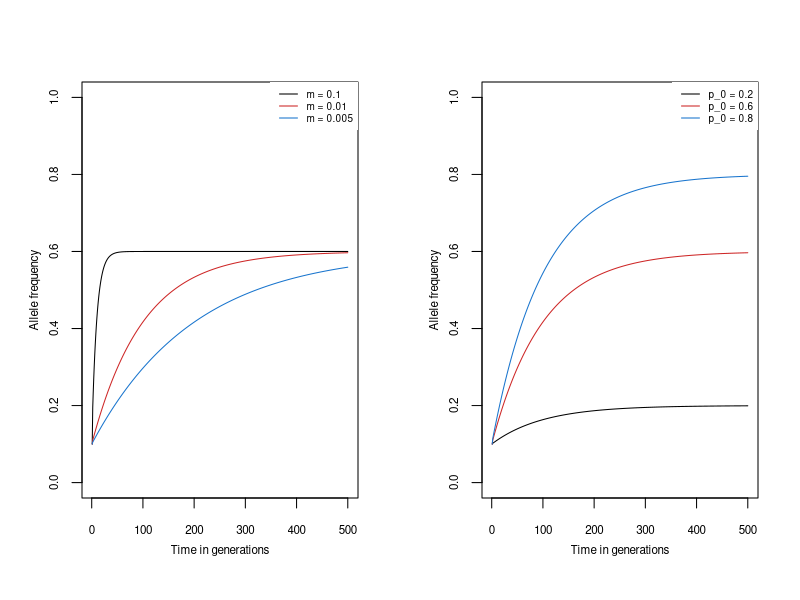
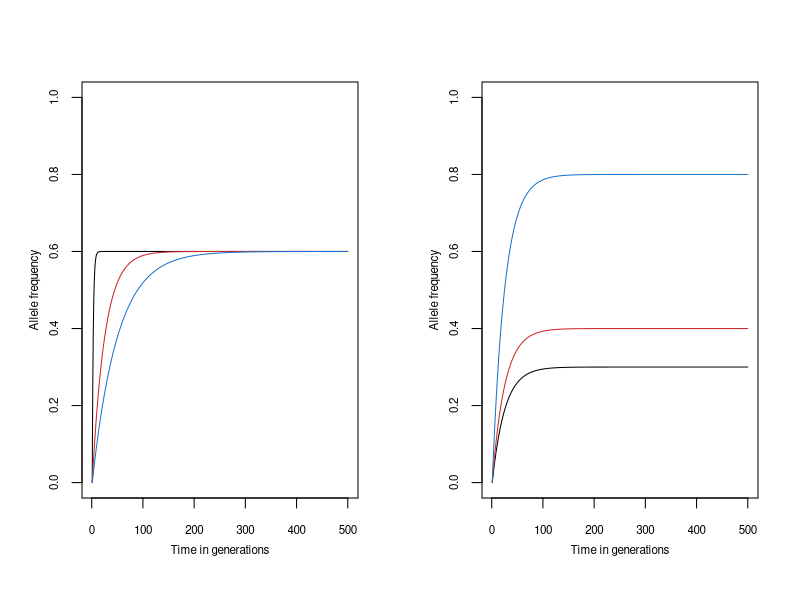

Reproduce these figures in R, in order.
## ---- chunk 1
knitr::opts_chunk$set(echo = TRUE, tidy = TRUE, tidy.opts = list(width.cutoff = 60, dev = 'pdf'))
## ---- chunk 2
# Defining the default intial parameters
p_c = 0.6     # Allele frequency on the continent
p_0 = 0.1     # Initial allele frequency on the island 
m = 0.01      # rate of gene flow
n_gen = 500   # number of generations 

counter = 1

# Define the color palette for the plots
col_pal = rep(c("gray0", "firebrick3", "dodgerblue3"), 2)

sim_func <- function(p_c, p_0, m, n_gen) {

p_t <- c(1:n_gen)
p_t[1] = p_0

for (i in 2:n_gen) {
  p_t[i] = p_c + (1 - m)^i * (p_0 - p_c)
}

if (counter %in% c(1,4)) {
  plot(p_t, type = 'l', 
       xlab = "Time in generations",
       ylab = "Allele frequency", 
       ylim = c(0:1),
       cex.lab = 0.7,
       cex.axis = 0.7,
       mgp = c(2,1,0),
       col = col_pal[[counter]]);
} else {
  points(p_t, type = 'l', col = col_pal[[counter]])
}
}

layout(matrix(c(1,2), nrow = 1, ncol = 2, byrow = T))

# Run the simulation for different values of migration rate
vect_m = c(0.1, 0.01, 0.005)

for (j in vect_m) {
  sim_func(p_c, p_0, j, n_gen);
  counter <- counter + 1
}

legend("topright", 
legend = c("m = 0.1", "m = 0.01", "m = 0.005"),
col = col_pal[1:3], lty = 1,
cex = 0.6, box.lty = 0)

# Run the simulation for different values of continent allele frequencies.
vect_p = c(0.2, 0.6, 0.8)

for (k in vect_p) {
  sim_func(k, p_0, m, n_gen);
  counter <- counter + 1
}

legend("topright", 
legend = c("p_0 = 0.2", "p_0 = 0.6", "p_0 = 0.8"),
col = col_pal[1:3], lty = 1,
cex = 0.6, box.lty = 0)

## ---- chunk 3

# In this model I will assume there are five islands
# Defining the default initial parameters
p_0 = 0.0
p_1 = 0.6
p_2 = 0.6
p_3 = 0.6
p_4 = 0.6
m = 0.01
n_gen = 500

counter = 1

col_pal = rep(c("gray0", "firebrick3", "dodgerblue3"), 2)

sim_func <- function(p_0, p_1, p_2, p_3, p_4, m, n_gen) {

# Initial the simulation vector
p_t <- c(1:n_gen)
p_t[1] = p_0
sum_migrants = m*p_1 + m*p_2 + m*p_3 + m*p_4

# Run 
for (i in 2:n_gen) {
  p_t[i] = sum_migrants + (1 - 4*m)*p_t[i-1]
}

if (counter %in% c(1,4)) {
  plot(p_t, type ='l', 
     xlab = "Time in generations",
     ylab = "Allele frequency", 
     ylim = c(0:1),
     cex.lab = 0.7,
     cex.axis = 0.7,
     mgp = c(2,1,0),
     col = col_pal[[counter]])
} else {
  points(p_t, type = 'l', col = col_pal[[counter]])
}
}

layout(matrix(c(1,2), nrow = 1, ncol = 2, byrow = T))

vect_m = c(0.1, 0.01, 0.005)

for (i in vect_m) {
  do.call(sim_func, list(p_0, p_1, p_2, p_3, p_4, i, n_gen));
  counter = counter + 1
}

vect_p = c(0.3, 0.4, 0.8)

for (j in vect_p) {
  do.call(sim_func, list(p_0, j, j, j, j, m, n_gen));
  counter = counter + 1
}
